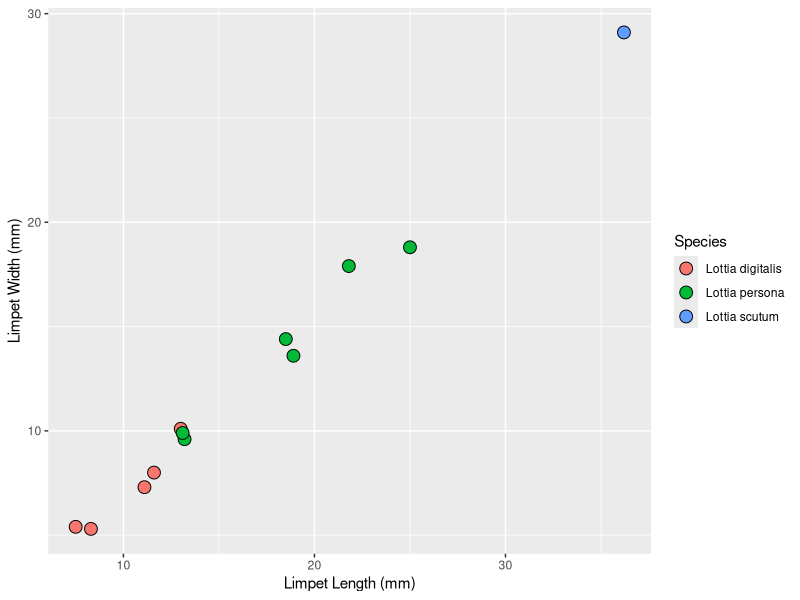
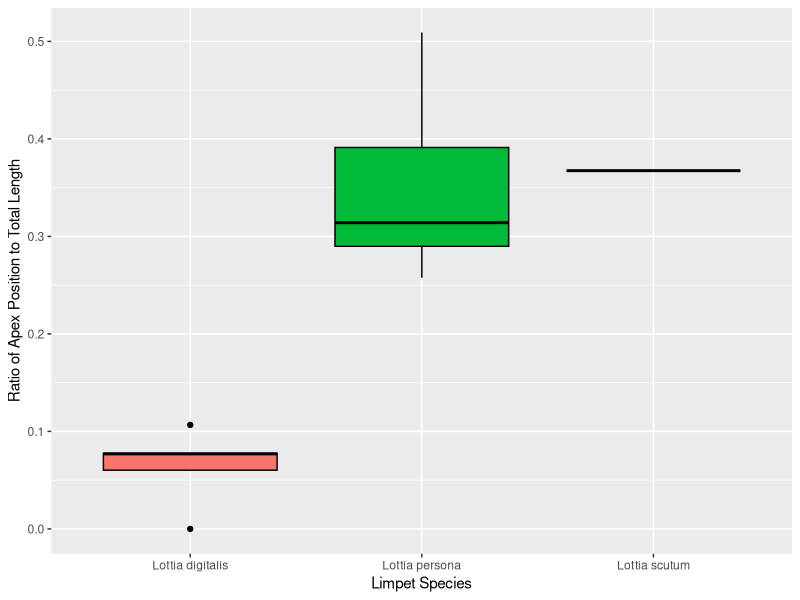
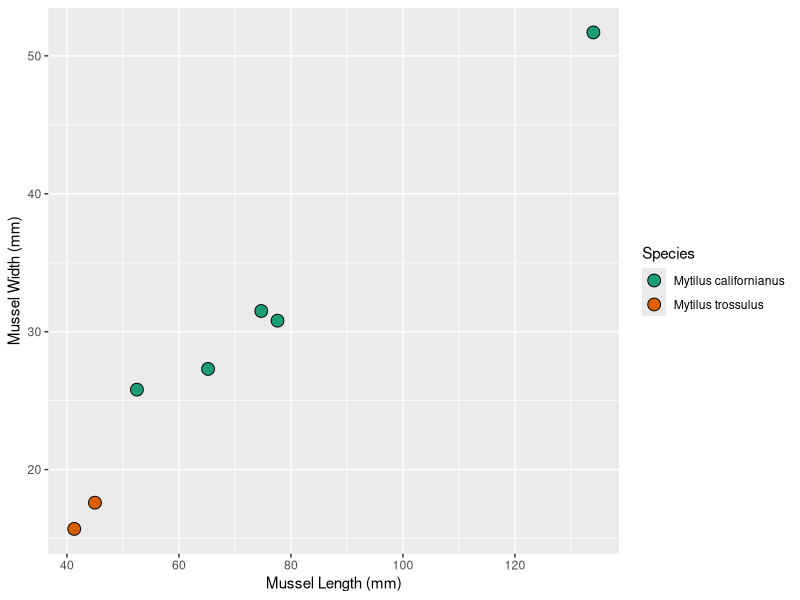
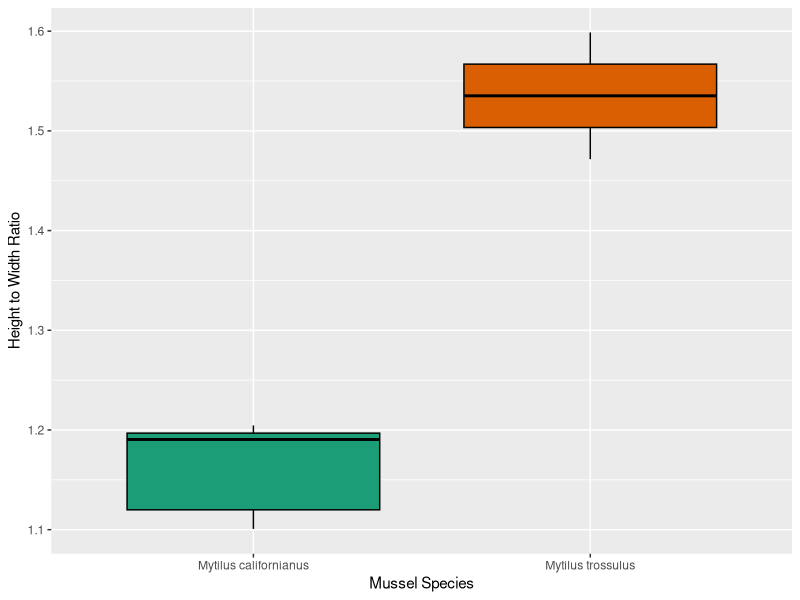
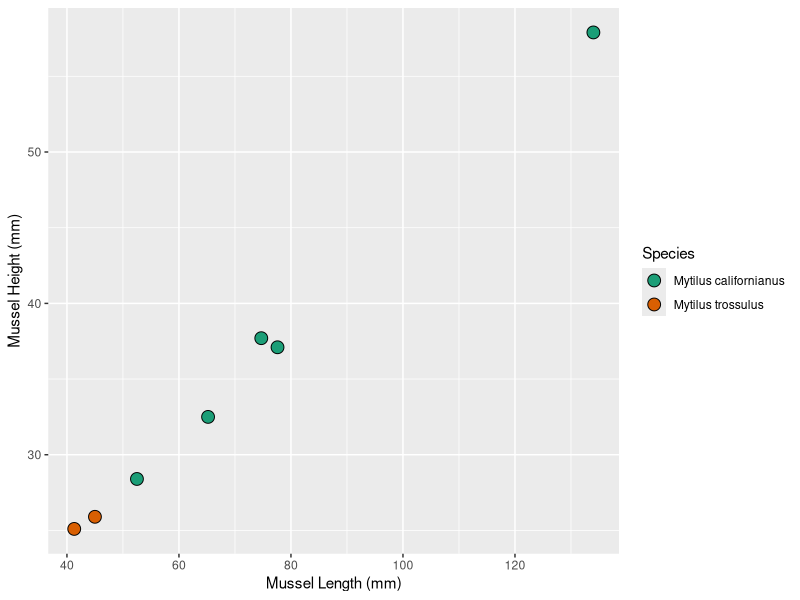

Recreate these plots in R, in order.
## ---- chunk 1
knitr::opts_chunk$set(echo = TRUE)
## ---- chunk 2
library(tidyverse)

ID_data <- read_csv('Species_ID_Measurements.csv')

limpets <- ID_data %>% filter( Species == 'Lottia digitalis'| Species == 'Lottia persona' | 
                                 Species == "Lottia scutum") %>% mutate(Apex_ratio = Apex_mm / Length_mm)
mussels <-ID_data %>% select(!c(Apex_mm)) %>% filter(Species == 'Mytilus trossulus' | 
                                                       Species == 'Mytilus californianus') %>%
  mutate(Height_Width_ratio = Height_mm / Width_mm)
  

limpet_plot_1 = ggplot(data = limpets) +
  geom_point(aes(x = Length_mm, y = Width_mm, fill = Species), 
             colour = "black", 
             size = 4, 
             shape = 21) +
  theme_grey() +
  labs(x = "Limpet Length (mm)", y = "Limpet Width (mm)")
limpet_plot_1

limpet_plot_2 <- ggplot(data = limpets) + geom_boxplot(aes(x = Species, y = Apex_ratio, fill = Species), colour = "black")+
  scale_color_grey() + theme_grey()+ labs(x = "Limpet Species", y = "Ratio of Apex Position to Total Length") + theme(legend.position = 'none') 
limpet_plot_2
                                                       
mussel_plot_1 = ggplot(data = mussels) +
  geom_point(aes(x = Length_mm, y = Width_mm, fill = Species), 
             colour = "black", 
             size = 4, 
             shape = 21) +
  theme_grey( ) + scale_fill_brewer(palette="Dark2")+
  labs(x = "Mussel Length (mm)", y = "Mussel Width (mm)")
mussel_plot_1

mussel_plot_2 <- ggplot(data = mussels) + geom_boxplot(aes(x = Species, y = Height_Width_ratio, fill = Species), colour = "black")+
  scale_color_grey() + theme_grey()+ scale_fill_brewer(palette="Dark2")+ labs(x = "Mussel Species", y = "Height to Width Ratio")+ theme(legend.position = 'none')
mussel_plot_2

mussel_plot_3 = ggplot(data = mussels) +
  geom_point(aes(x = Length_mm, y = Height_mm, fill = Species), 
             colour = "black", 
             size = 4, 
             shape = 21) +
  theme_grey( ) + scale_fill_brewer(palette="Dark2")+
  labs(x = "Mussel Length (mm)", y = "Mussel Height (mm)")
mussel_plot_3
